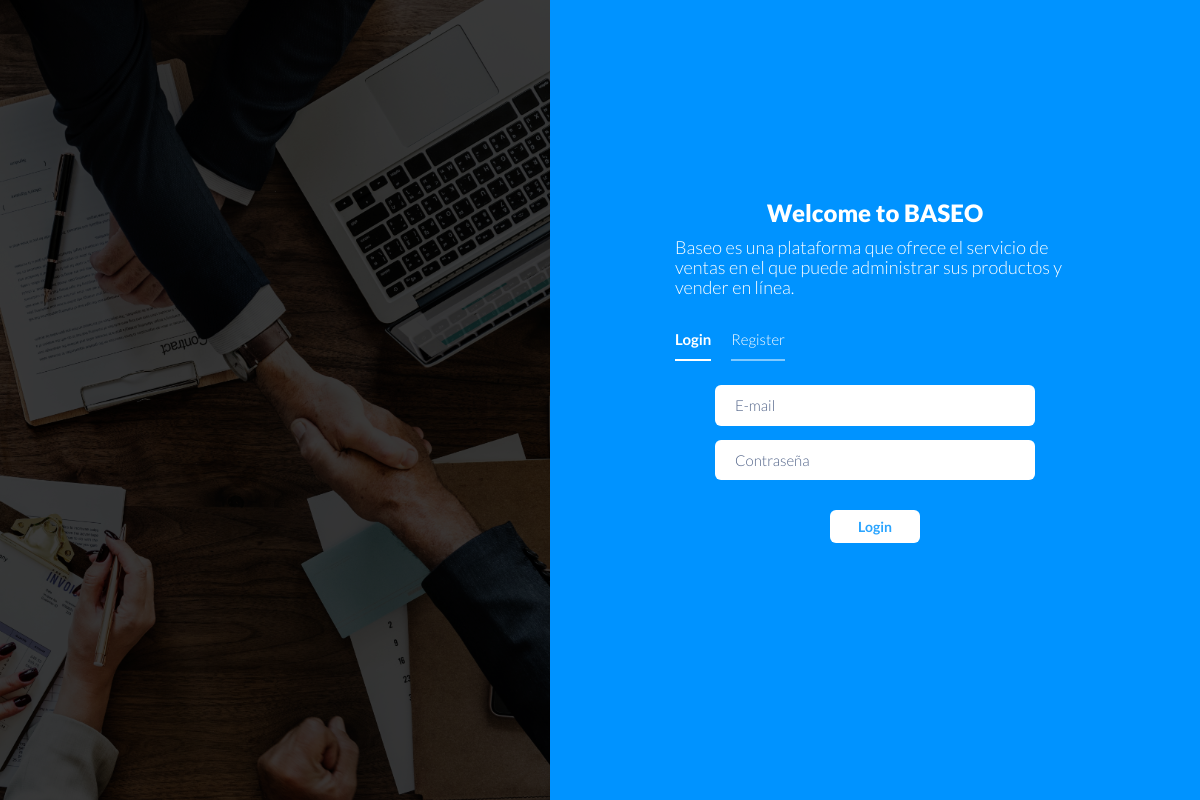
Before: / with the older database file.
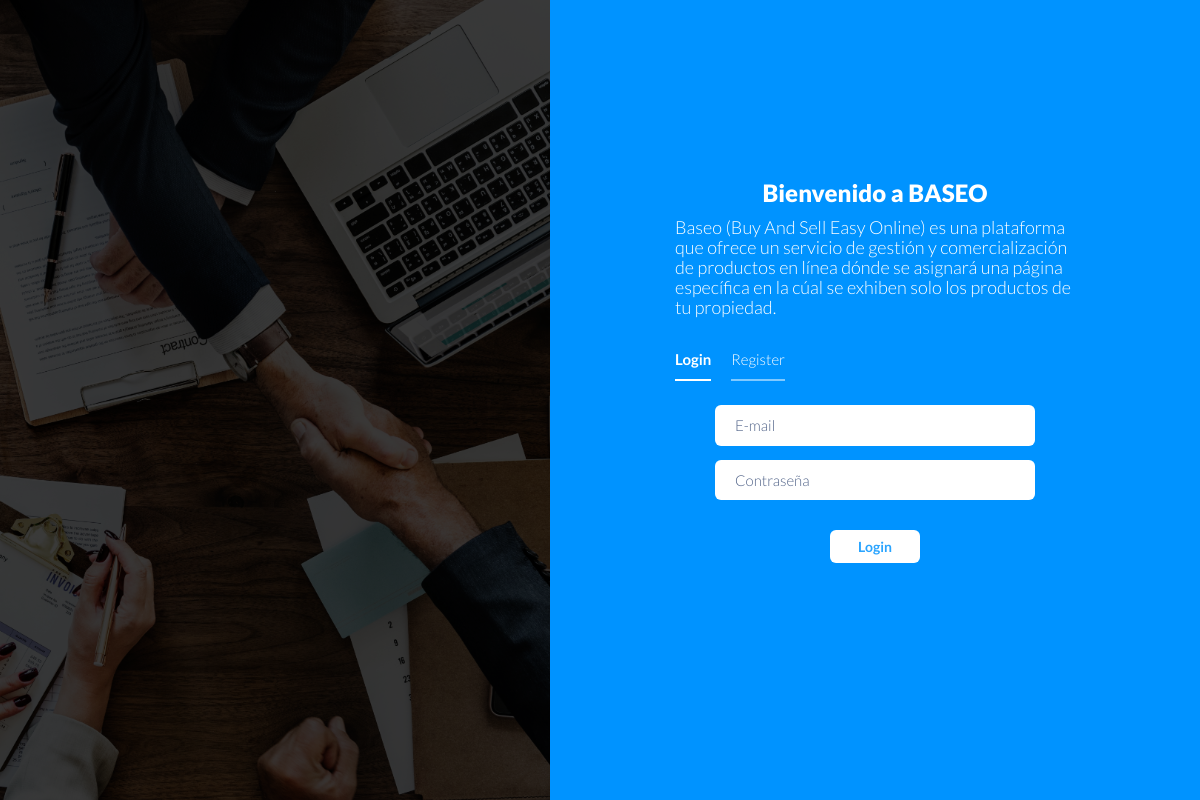
After: the same page with the newer database file.
### tables this page shows
CREATE TABLE `baseo_oficial` (
  `id` int(11) NOT NULL AUTO_INCREMENT,
  `correo_contact` varchar(100) DEFAULT NULL,
  `cel_contact` double DEFAULT NULL,
  `logo` varchar(255) DEFAULT NULL,
  `nombre` varchar(60) DEFAULT NULL,
  `abreviacion` varchar(15) DEFAULT NULL,
  `nav_bg` varchar(10) DEFAULT NULL,
  `op1` varchar(30) DEFAULT NULL,
  `op2` varchar(30) DEFAULT NULL,
  `op3` varchar(30) DEFAULT NULL,
  `op4` varchar(30) DEFAULT NULL,
  `color` varchar(10) DEFAULT NULL,
  `fuente` varchar(100) DEFAULT NULL,
  `size` int(11) DEFAULT NULL,
  `search` varchar(50) DEFAULT NULL,
  `ban_1_title` varchar(255) DEFAULT NULL,
  `ban_1_text` text,
  `ban_1_url_vid` varchar(255) DEFAULT NULL,
  `ban_1_url_img` varchar(255) DEFAULT NULL,
  `ban_2_title` varchar(255) DEFAULT NULL,
  `ban_2_text` text,
  `ban_2_url_img` varchar(255) DEFAULT NULL,
  `sec_text` varchar(255) DEFAULT NULL,
  `pr900` double DEFAULT NULL,
  PRIMARY KEY (`id`)
);

### application/controllers/home.php (called while the page is built, shortened)
<?php
class Home extends CI_Controller {
	function __construct(){
    $this->load->model('model_header');
  }
	public function index()
	{
		$result['head']=$this->model_header->consultOficial(1);
		$this->load->view('view_principal_log',$result);
	}
}

### index.php (called while the page is built, shortened)
<?php
require_once BASEPATH.'core/CodeIgniter.php';

### application/models/Model_header.php (called while the page is built, shortened)
<?php
class Model_header extends CI_Model {
  public function consultOficial($id){
    $sql="SELECT * FROM baseo_oficial WHERE id='$id'";
    $query=$this->db->query($sql);
    return $query->row();
  }
}

### application/views/view_principal_log.php (the view, shortened to what this page needs)
<!DOCTYPE html>
<html lang="en">
<head>
  <link rel="stylesheet" type="text/css" href="<?= base_url(); ?>loged/css/bootstrap.min.css">
  <link rel="stylesheet" type="text/css" href="<?= base_url(); ?>loged/css/fontawesome-all.min.css">
  <link rel="stylesheet" type="text/css" href="<?= base_url(); ?>loged/css/iofrm-style.css">
  <link rel="stylesheet" type="text/css" href="<?= base_url(); ?>loged/css/iofrm-theme1.css">
</head>
<body>
  <div class="form-body">
    <div class="row">
      <div class="img-holder">
        <div class="bg"></div>
      </div>
      <div class="form-holder">
        <div class="form-content">
          <div class="form-items">
            <h3><?= $head->ban_1_title; ?></h3>
            <p><?= $head->ban_1_text; ?></p>
            <div class="page-links">
              <a href="<?= base_url(); ?>" class="active">Login</a><a href="<?= base_url(); ?>/index.php/service">Register</a>
            </div>
            <form action="<?= base_url(); ?>index.php/login/validar" method="post">
              <center><input class="form-control" style="width: 80%" type="text" name="user" placeholder="E-mail" required>
              <input class="form-control" style="width: 80%" type="password" name="pass" placeholder="Contraseña" required>
              <div class="form-button">
                <button id="submit" type="submit" class="ibtn">Login</button></center>
              </div>
          </div>
        </div>
      </div>
    </div>
</body>
</html>

### loged/css/iofrm-style.css (style rules this page uses)
*, body { font-family: 'Lato', sans-serif; font-weight: 400; -webkit-font-smoothing: antialiased; text-rendering: optimizeLegibility; -moz-osx-font-smoothing: grayscale; }
html, body { height: 100%; }
.form-body { background-color: #0093FF; height: 100%; }
.form-body > .row { position: relative; margin-left: 0; margin-right: 0; height: 100%; }
.img-holder { display: inline-block; position: absolute; top: 0; left: 0; width: 550px; min-height: 700px; height: 100%; overflow: hidden; background-color: #000000; padding: 60px; text-align: center; z-index: 999; }
.img-holder .bg { position: absolute; opacity: 0.23; left: 0; top: 0; width: 100%; height: 100%; background-image: url("../images/img1.jpg"); background-size: cover; background-position: center; z-index: -1; }
@media (min-height: 700px) { .img-holder { position: fixed; } }
.form-holder { margin-left: 550px; width: 100%; }
.form-holder .form-content { position: relative; text-align: center; display: -webkit-box; display: -moz-box; display: -ms-flexbox; display: -webkit-flex; display: flex; justify-content: center; align-items: center; padding: 60px; min-height: 100%; }
.form-content { position: relative; background-color: #0093FF; }
.form-content .form-items { display: inline-block; width: 100%; max-width: 400px; text-align: left; -webkit-transition: all 0.4s ease; transition: all 0.4s ease; }
.form-content h3 { color: #fff; text-align: center; font-size: 24px; font-weight: 900; margin-bottom: 10px; }
.form-content p { color: #fff; text-align: left; font-size: 18px; font-weight: 300; line-height: 20px; margin-bottom: 30px; }
.form-content .page-links { margin-bottom: 34px; }
.form-content .page-links a { position: relative; display: inline-block; text-decoration: none; color: #fff; font-weight: 300; font-size: 15px; margin-right: 20px; -webkit-transition: all 0.3s ease; transition: all 0.3s ease; }
.form-content .page-links a:last-child { margin-right: 0; }
.form-content .page-links a:after { position: absolute; content: ""; width: 100%; height: 2px; left: 0; bottom: -10px; background-color: rgba(255, 255, 255, 0.5); -webkit-transition: all 0.3s ease; transition: all 0.3s ease; }
.form-content .page-links a.active { font-weight: 700; }
.form-content .page-links a.active:after { background-color: #fff; }
.form-content input, .form-content .dropdown-toggle.btn-default { width: 100%; padding: 9px 20px; text-align: left; border: 0; outline: 0; border-radius: 6px; background-color: #fff; font-size: 15px; font-weight: 300; color: #8D8D8D; -webkit-transition: all 0.3s ease 0s; transition: all 0.3s ease 0s; margin-bottom: 14px; }
.form-content .form-button { margin-top: 30px; margin-bottom: 25px; }
.form-content .form-button .ibtn { border-radius: 6px; border: 0; padding: 6px 28px; background-color: #fff; color: #29A4FF; font-size: 14px; font-weight: 700; text-decoration: none; cursor: pointer; margin-right: 10px; outline: none; -webkit-transition: all 0.3s ease; transition: all 0.3s ease; -webkit-box-shadow: 0 0 0 rgba(0, 0, 0, 0.16); box-shadow: 0 0 0 rgba(0, 0, 0, 0.16); }
.form-content .form-button .ibtn:last-child { margin-right: 0; }
.form-content form { margin-bottom: 58px; }

### loged/css/iofrm-theme1.css (style rules this page uses)
.form-body { background-color: #0093FF; }
.img-holder { width: 550px; background-color: #000000; }
.img-holder .bg { opacity: 0.23; background-image: url("../images/img1.jpg"); }
.form-holder { margin-left: 550px; }
.form-content { background-color: #0093FF; }
.form-content .form-items { max-width: 400px; text-align: left; }
.form-content h3 { color: #fff; text-align: center; }
.form-content p { color: #fff; text-align: left; }
.form-content .page-links a { color: #fff; }
.form-content .page-links a:after { background-color: rgba(255, 255, 255, 0.5); }
.form-content .page-links a.active:after { background-color: #fff; }
.form-content input, .form-content .dropdown-toggle.btn-default { border: 0; background-color: #fff; color: #8D8D8D; }
.form-content .form-button .ibtn { background-color: #fff; color: #29A4FF; -webkit-box-shadow: 0 0 0 rgba(0, 0, 0, 0.16); box-shadow: 0 0 0 rgba(0, 0, 0, 0.16); }

Changed rows visible on the page:
changed baseo_oficial: ban_1_title "Welcome to BASEO" → "Bienvenido a BASEO"; ban_1_text "Baseo es una plataforma que ofrece el servicio de ventas en el que puede administrar sus productos y vender en línea." → "Baseo (Buy And Sell Easy Online) es una plataforma que ofrece un servicio de gestión y comercialización de productos en línea dónde se asignará una página específica en la cúal se exhiben solo los productos de tu propiedad."
